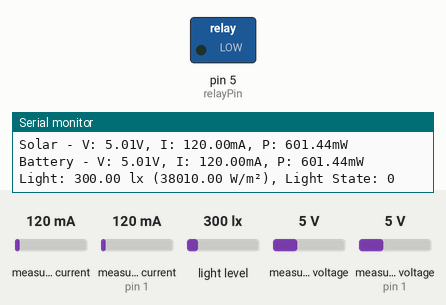
Simulated run of this sketch. Board: Arduino Uno, built with avr-gcc and run on an emulated ATmega328P. On the bench: switched loads named in the sketch (green lamp = pin HIGH), the last lines printed to the serial monitor. Inputs (shaded band) come from the test bench; at power-on: light level 300 lx, measured current 120 mA, measured current (sensor on pin 1) 120 mA, measured voltage 5 V, measured voltage (sensor on pin 1) 5 V. No radio packets arrive unless stated.

Above: at 1.2 s.
1.3 s: light level set to 22 lx
6.5 s: light level set to 18 lx
At 11.6 s:
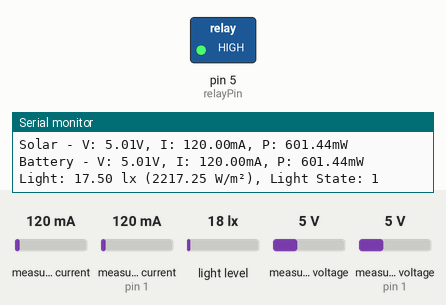
Timing chart, 0 to 13.1 s (numbered marks = the images above; inputs shaded):
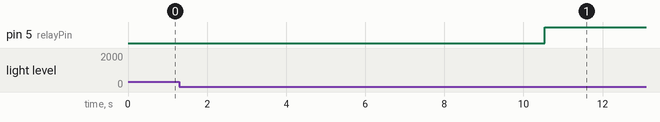

Measured:
- the behaviour switches between 20 and 19 lx on light level (found by bisection; images 0 and 1)
- after the input at 6.5 s, pin 5 (relayPin): LOW → HIGH after 4.0 s

The sketch:

LoRa_Nano.ino
```cpp
#include <Wire.h>
#include <Adafruit_INA219.h>
#include <BH1750.h>
#include <SPI.h>
#include <LoRa.h>

// Sensor objects
Adafruit_INA219 ina219_solar(0x40);  // Solar panel INA219
Adafruit_INA219 ina219_battery(0x41); // Battery INA219
BH1750 lightMeter;

// LoRa settings
const int csPin = 10;          // LoRa radio chip select
const int resetPin = 9;        // LoRa radio reset
const int irqPin = 2;          // LoRa hardware interrupt pin

// ADD LORA TRANSMIT POWER SETTING
const int loraTxPower = 20;    // Transmit power in dBm (adjust as needed: 2, 5, 7, 10, 14, 17, 20)

// Relay control
const int relayPin = 5;
bool lightState = false;
float lightThreshold = 20.0; // Lux threshold for light control

// Conversion factor (approximate for sunlight)
const float LUX_TO_WM2 = 126.7; // Typical conversion factor for sunlight

// Calibration factors - YOU NEED TO ADJUST THESE VALUES
float solar_calibration_factor = 1.0;  // Start with 1.0 (no calibration)
float battery_calibration_factor = 1.0; // Start with 1.0 (no calibration)

// Calibration mode
bool calibration_mode = false; // Set to true when calibrating

void setup() {
  Serial.begin(9600);
  while (!Serial);

  // Initialize I2C bus
  Wire.begin();

  // Initialize sensors
  if (!ina219_solar.begin()) {
    Serial.println("Failed to find INA219 solar chip");
    while (1);
  }

  if (!ina219_battery.begin()) {
    Serial.println("Failed to find INA219 battery chip");
    while (1);
  }

  lightMeter.begin();

  // Initialize LoRa
  LoRa.setPins(csPin, resetPin, irqPin);
  if (!LoRa.begin(433E6)) {
    Serial.println("LoRa init failed. Check your connections.");
    while (1);
  }

  // SET LORA TRANSMIT POWER (ADD THIS LINE)
  LoRa.setTxPower(loraTxPower);

  // Initialize relay
  pinMode(relayPin, OUTPUT);
  digitalWrite(relayPin, LOW);

  // Print system information
  Serial.println("=== SOLAR LIGHT MONITORING TRANSMITTER ===");
  Serial.println("LoRa Frequency: 433 MHz");
  Serial.println("LoRa Tx Power: " + String(loraTxPower) + " dBm");
  Serial.println("=======================================");

  // Print calibration instructions
  if (calibration_mode) {
    Serial.println("=== INA219 CALIBRATION MODE ===");
    Serial.println("1. Connect a reference ammeter in series");
    Serial.println("2. Measure known current with reference meter");
    Serial.println("3. Calculate: new_factor = reference_current / measured_current");
    Serial.println("4. Update solar_calibration_factor and battery_calibration_factor");
    Serial.println("5. Set calibration_mode = false when done");
    Serial.println("=======================================");
  }
}

float getCalibratedCurrent(Adafruit_INA219 &sensor, float calibration_factor) {
  float raw_current = sensor.getCurrent_mA();
  return raw_current * calibration_factor;
}

float getCalibratedPower(Adafruit_INA219 &sensor, float calibration_factor) {
  float shunt_voltage = sensor.getShuntVoltage_mV();
  float bus_voltage = sensor.getBusVoltage_V();
  float voltage = bus_voltage + (shunt_voltage / 1000);
  float current = getCalibratedCurrent(sensor, calibration_factor);
  return voltage * current; // Power in mW
}

void loop() {
  // Read sensor data
  float solar_shunt = ina219_solar.getShuntVoltage_mV();
  float solar_voltage = ina219_solar.getBusVoltage_V() + (solar_shunt / 1000);
  float solar_current_raw = ina219_solar.getCurrent_mA();
  float solar_current_calibrated = getCalibratedCurrent(ina219_solar, solar_calibration_factor);
  float solar_power_calibrated = getCalibratedPower(ina219_solar, solar_calibration_factor);

  float battery_shunt = ina219_battery.getShuntVoltage_mV();
  float battery_voltage = ina219_battery.getBusVoltage_V() + (battery_shunt / 1000);
  float battery_current_raw = ina219_battery.getCurrent_mA();
  float battery_current_calibrated = getCalibratedCurrent(ina219_battery, battery_calibration_factor);
  float battery_power_calibrated = getCalibratedPower(ina219_battery, battery_calibration_factor);

  float lux = lightMeter.readLightLevel();
  float solar_irradiance = lux * LUX_TO_WM2;

  // Control light based on ambient light
  if (lux < lightThreshold && !lightState) {
    digitalWrite(relayPin, HIGH);  // Turn light ON
    lightState = true;              // Update state to ON
    Serial.println("Light turned ON");
  } else if (lux >= lightThreshold && lightState) {
    digitalWrite(relayPin, LOW);   // Turn light OFF
    lightState = false;             // Update state to OFF
    Serial.println("Light turned OFF");
  }

  // Prepare LoRa packet - ADD TX POWER AS LAST FIELD
  String data = String(solar_voltage) + "," +
                String(solar_current_calibrated) + "," +
                String(solar_power_calibrated) + "," +
                String(battery_voltage) + "," +
                String(battery_current_calibrated) + "," +
                String(battery_power_calibrated) + "," +
                String(lux) + "," +
                String(solar_irradiance) + "," +
                String(lightState) + "," +
                String(loraTxPower);  // ADD TX POWER AS LAST FIELD

  // Send data via LoRa
  LoRa.beginPacket();
  LoRa.print(data);
  LoRa.endPacket();

  // Print to serial for debugging
  if (calibration_mode) {
    Serial.println("=== CALIBRATION MODE ===");
    Serial.println("Solar - Raw I: " + String(solar_current_raw) + "mA, Calibrated I: " + String(solar_current_calibrated) + "mA");
    Serial.println("Battery - Raw I: " + String(battery_current_raw) + "mA, Calibrated I: " + String(battery_current_calibrated) + "mA");
    Serial.println("Update factors: solar_calibration_factor = " + String(solar_calibration_factor));
    Serial.println("Update factors: battery_calibration_factor = " + String(battery_calibration_factor));
    Serial.println("=========================");
  } else {
    Serial.println("=== TRANSMISSION ===");
    Serial.println("Tx Power: " + String(loraTxPower) + " dBm");
    Serial.println("Solar - V: " + String(solar_voltage, 2) + "V, I: " + String(solar_current_calibrated, 2) + "mA, P: " + String(solar_power_calibrated, 2) + "mW");
    Serial.println("Battery - V: " + String(battery_voltage, 2) + "V, I: " + String(battery_current_calibrated, 2) + "mA, P: " + String(battery_power_calibrated, 2) + "mW");
    Serial.println("Light: " + String(lux, 2) + " lx (" + String(solar_irradiance, 2) + " W/m²), Light State: " + String(lightState));
    Serial.println();
  }

  delay(5000); // Send data every 5 seconds
}
```
